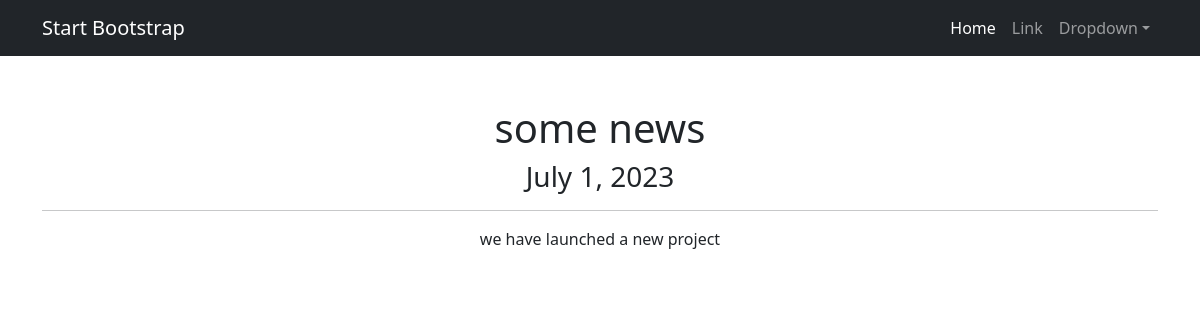
Page /posts/3 on the earlier database version.
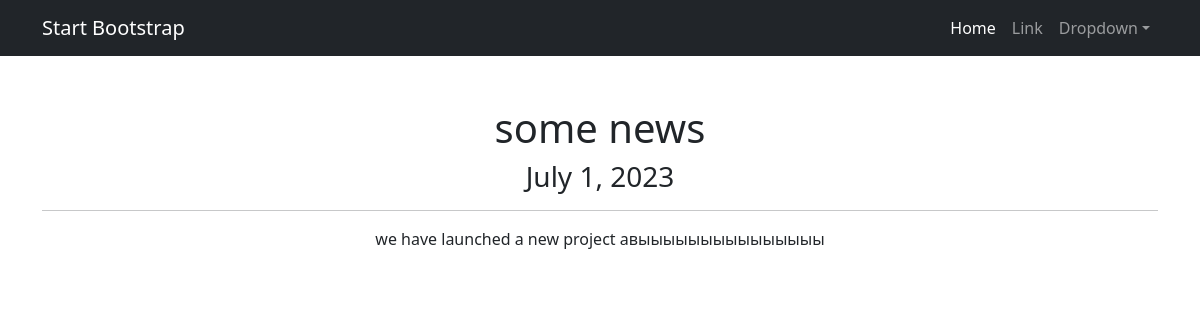
Same page on the later database version.
### news/models.py (models this page shows, shortened)
class Post(models.Model):
    post_author = models.ForeignKey(Author, on_delete=models.CASCADE)
    post_category = models.ManyToManyField(Category)
    article = 'A'
    news = 'N'
    POSITIONS = [
        (article, 'Статья'),
        (news, 'Новость'),
    ]
    category = models.CharField(max_length=1, choices=POSITIONS, default=news)
    date_created = models.DateField(auto_now_add=True)
    title = models.CharField(max_length=50)
    content = models.TextField()
    post_rate = models.IntegerField(default=0)

### news/views.py (the view)
# urls.py: path('<int:pk>', PostDetail.as_view(), name='post_detail'),
class PostDetail(DetailView):
    model = Post
    template_name = 'post.html'
    context_object_name = 'post'

### news/templatetags/custom_filters.py (called while the page is built)
@register.filter()
def censor(value):
    for bw in bad_words:
        try:
            value = value.lower().replace(bw.lower(), bw[0] + '*' * (len(bw) - 1))
        except AttributeError:
            print('Цензура не может быть применена к числам')
    return value

### templates/post.html (shortened to what this page needs)
{% extends 'flatpages/default.html' %}
{% load custom_filters %}
{% block content %}
<h1>{{ post.title|censor }}</h1>
<h3>{{ post.date_created }}</h3>
<hr>
<p>{{ post.content|censor }}</p>
{% endblock content %}

Differences in the rows shown:
changed Post "some news": content|censor "we have launched a new project" → "we have launched a new project авыыыыыыыыыыыыыыы"
